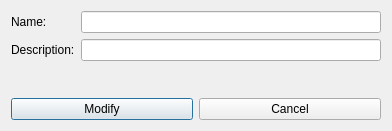
<?xml version="1.0" encoding="UTF-8"?>
<ui version="4.0">
 <class>ModifySensorDialog</class>
 <widget class="QDialog" name="ModifySensorDialog">
  <property name="geometry">
   <rect>
    <x>0</x>
    <y>0</y>
    <width>392</width>
    <height>131</height>
   </rect>
  </property>
  <property name="windowTitle">
   <string>Add Sensor</string>
  </property>
  <layout class="QVBoxLayout" name="verticalLayout">
   <item>
    <layout class="QFormLayout" name="formLayout">
     <item row="0" column="0">
      <widget class="QLabel" name="nameLabel">
       <property name="text">
        <string>Name:</string>
       </property>
      </widget>
     </item>
     <item row="0" column="1">
      <widget class="QLineEdit" name="nameLineEdit"/>
     </item>
     <item row="1" column="0">
      <widget class="QLabel" name="descriptionLabel">
       <property name="text">
        <string>Description:</string>
       </property>
      </widget>
     </item>
     <item row="1" column="1">
      <widget class="QLineEdit" name="descriptionLineEdit"/>
     </item>
    </layout>
   </item>
   <item>
    <layout class="QHBoxLayout" name="buttonLayout">
     <item>
      <widget class="QPushButton" name="ModifyButton">
       <property name="text">
        <string>Modify</string>
       </property>
      </widget>
     </item>
     <item>
      <widget class="QPushButton" name="cancelButton">
       <property name="text">
        <string>Cancel</string>
       </property>
      </widget>
     </item>
    </layout>
   </item>
  </layout>
 </widget>
 <resources/>
 <connections/>
</ui>
